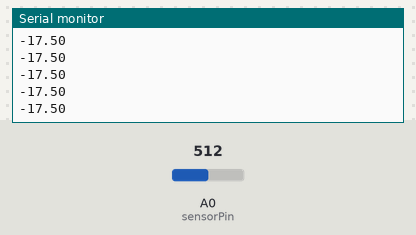
This sketch was run on a simulated Arduino Uno, built with avr-gcc and run on an emulated ATmega328P. Parts: the last lines printed to the serial monitor. Inputs (shaded band) come from the test bench; at power-on: A0 (sensorPin) = 512.

Above: at 1.2 s.
1.3 s: A0 (sensorPin) set to 716
At 1.8 s:
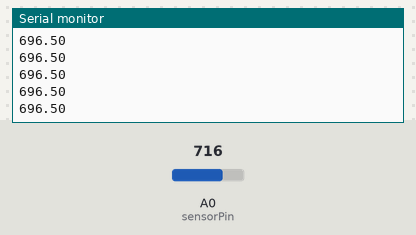
2.8 s: A0 (sensorPin) set to 900
At 3.3 s:
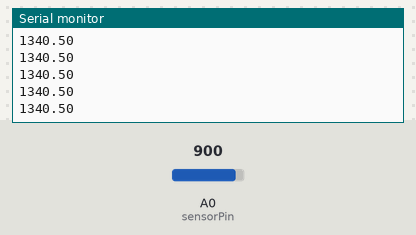
Timing chart, 0 to 5.8 s (numbered marks = the images above; inputs shaded):
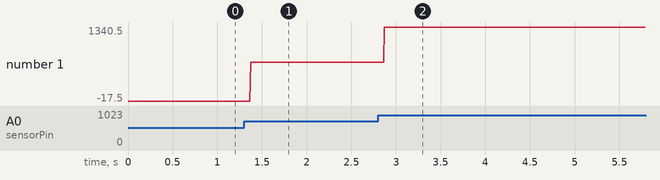

The sketch:

sesor_efecto_de_efecto_hall.ino
```cpp
//por: Julian Galvez Serna
//para: sensor ss49e (linear hall-efect sensor)
//----------------------------------------------------------------
int sensorPin = A0;    // select the input pin for the potentiometer
//int ledPin = 13;      // select the pin for the LED
float hall = 0;  // variable to store the value coming from the sensor
int inByte = 0;         // incoming serial byte

void setup() {
  Serial.begin(9600);
  //pinMode(ledPin, OUTPUT);
}

void loop() {
  // read the value from the sensor:
  hall = (analogRead(sensorPin)-517)*3.5;
  //hall = (hall*1000/1.4);
  //1.4mv/G
  Serial.println(hall);
}
```

Measured:
- after the input at 1.3 s, the serial monitor: prints a new line after 0.07 s (image 1)
- after the input at 2.8 s, the serial monitor: prints a new line after 0.07 s (image 2)
- plotted number 1: -17.5 → 696.5 after the input at 1.3 s, 696.5 → 1340.5 after the input at 2.8 s
